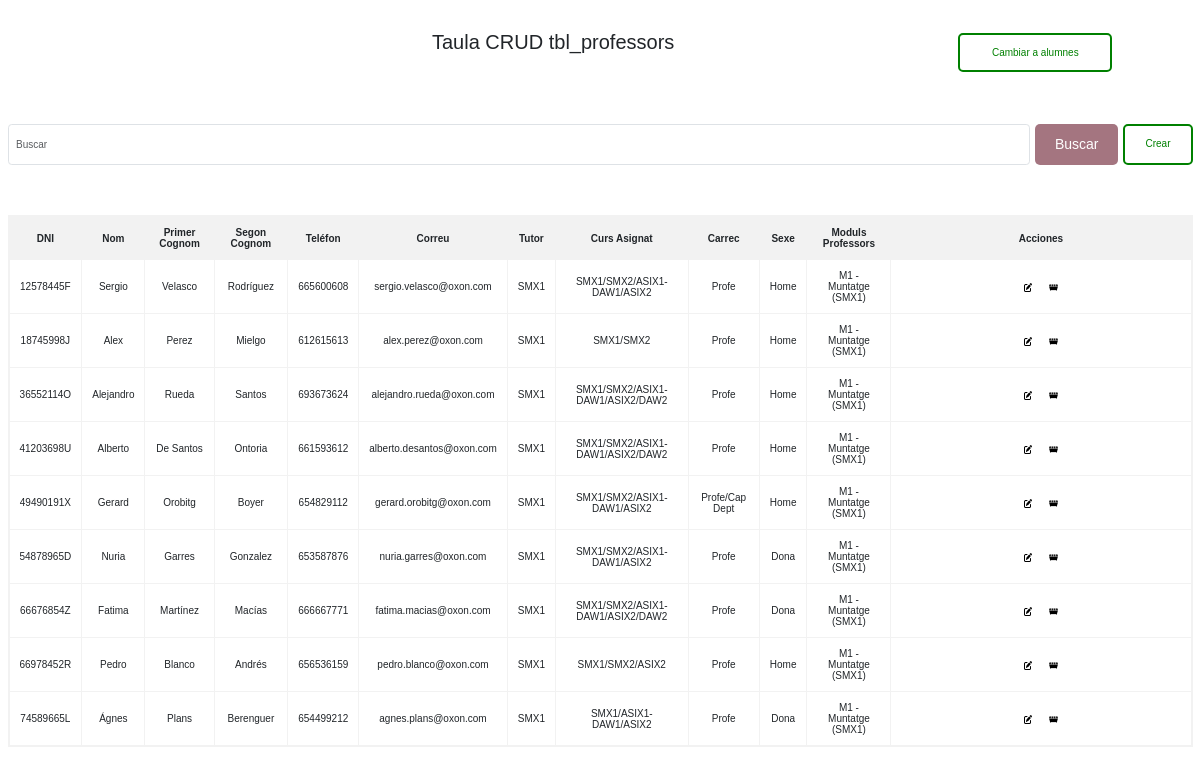
Page /WEB/crud_profes.php on the committed database.
### tables this page shows
CREATE TABLE tbl_professors(
  DNI_professor CHAR(9) NOT NULL PRIMARY KEY,
  Nom_professor VARCHAR(30) NOT NULL,
  Primer_Cognom_professor VARCHAR(60) NOT NULL,
  Segon_Cognom_professor VARCHAR(60) NOT NULL,
  Telefon_professor CHAR(9) NOT NULL,
  Correu_professor VARCHAR(50) NOT NULL,
  Sexe_professor ENUM('Home', 'Dona', 'No binari') NOT NULL,
  Curs_assignat VARCHAR(50) NOT NULL,
  Carrec_professor ENUM('Profe', 'Cap Departament', 'Profe/Cap Dept') NOT NULL,
  FK_Modul_professors VARCHAR(100) NULL
);

CREATE TABLE tbl_curs(
  ID_curs INT NOT NULL AUTO_INCREMENT PRIMARY KEY,
  Nom_curs varchar(50) NOT NULL,
  Desc_curs varchar(200) NOT NULL,
  Horari_curs ENUM('Matí', 'Tarda') NOT NULL,
  Num_alumnes smallint NOT NULL,
  Data_inici DATE NULL,
  Data_final DATE NULL
);

### WEB/crud_profes.php (the view, shortened to what this page needs)
<?php
require_once 'conexion.php';
try {
    $resultados = [];
    if (isset($_POST['filtre_professors'])) {
        $consulta = $conn->query("SELECT prof.DNI_professor, prof.Nom_professor,prof.DNI_professor, prof.Primer_Cognom_professor, prof.Segon_Cognom_professor, prof.Telefon_professor, prof.Correu_professor, prof.Sexe_professor, c.ID_curs, prof.Curs_assignat, prof.Carrec_professor
        FROM tbl_professors prof
        INNER JOIN tbl_curs c
        ON prof.FK_ID_curs = c.ID_curs
        ORDER BY prof.Nom_professor ASC;");
        $resultados = $consulta->fetchAll();
    } else {
        $consulta = $conn->query("SELECT p.DNI_professor, p.Nom_professor, p.Primer_Cognom_professor, p.Segon_Cognom_professor, p.Telefon_professor, p.Correu_professor, p.Sexe_professor, c.Nom_curs, p.Curs_assignat, p.Carrec_professor, FK_Modul_professors
        FROM tbl_professors p
        INNER JOIN tbl_moduls m
        ON p.FK_Modul_professors = m.Nom_modul
        INNER JOIN tbl_curs c
        ON m.FK_ID_Curs = c.ID_curs;");
        $resultados = $consulta->fetchAll();
    }
} catch (PDOException $e) {
    echo "¡Algo falla!<br><br>";
    echo "Error: " . $e->getMessage();
}
?>
<head>
    <link href="https://cdn.jsdelivr.net/npm/bootstrap@5.3.3/dist/css/bootstrap.min.css" rel="stylesheet">
    <link rel="stylesheet" href="./css/style-profes.css" type="text/css">
</head>
<body class="CRUD">
    <br>
    <div class="contenedor">
        <br>
        <div class="separacambioprofe">
            <h2>Taula CRUD tbl_professors</h2>
            <a class="button_c" href="./crud.php">Cambiar a alumnes</a>
        </div>
        <div class="create-button">
            <nav>
                <div class="container">
                    <form class="d-flex" role="search">
                        <input class="form-control me-2" type="search" placeholder="Buscar">
                        <button class="button_e" type="submit">Buscar</button>
                        <a class="button_c" href="formularios/professor/formcrearprofe.php">Crear</a>
                    </form>
                </div>
            </nav>
        </div>
    </div>
    <div class="container">
        <table>
            <thead class="thead">
                <tr>
                    <th>DNI</th>
                    <th>Nom</th>
                    <th>Primer Cognom</th>
                    <th>Segon Cognom</th>
                    <th>Teléfon</th>
                    <th>Correu</th>
                    <th>Tutor</th>
                    <th>Curs Asignat</th>
                    <th>Carrec</th>
                    <th>Sexe</th>
                    <th>Moduls Professors</th>
                    <th>Acciones</th>
                </tr>
            </thead>
            <tbody>
                <?php
                    foreach ($resultados as $posicion => $columna){
                        echo "<tr>";
                        echo "<td>" . $columna['DNI_professor'] . "</td>";
                        echo "<td>" . $columna['Nom_professor'] . "</td>";
                        echo "<td>" . $columna['Primer_Cognom_professor'] . "</td>";
                        echo "<td>" . $columna['Segon_Cognom_professor'] . "</td>";
                        echo "<td>" . $columna['Telefon_professor'] . "</td>";
                        echo "<td>" . $columna['Correu_professor'] . "</td>";
                        echo "<td>" . $columna['Nom_curs'] . "</td>";
                        echo "<td>" . $columna['Curs_assignat'] . "</td>";
                        echo "<td>" . $columna['Carrec_professor'] . "</td>";
                        echo "<td>" . $columna['Sexe_professor'] . "</td>";
                        echo "<td>" . $columna['FK_Modul_professors'] . "</td>";
                        echo "<td>";
                        echo "<a href='./formularios/professor/formeditarProfe.php?DNI=".$columna['DNI_professor']."' class='button_e'><img src='./img/pen-to-square-solid.png'></a>";
                        echo "<a href='./acciones/eliminarProfe.php?DNI=".$columna['DNI_professor']."' class='button_b'><img src='./img/dumpster-solid.png'></a>";
                        echo "</td>";
                        echo "<tr>";
                    }
                ?>
            </tbody>
        </table>
    </div>
</body>

### WEB/css/style-profes.css (style rules this page uses)
* { font-size: 10px; }
img { width: 3%; }
.CRUD { font-family: Arial, sans-serif; width: 50%; }
.container { width: 100vw; max-width: 100vw; max-height: 72vh; background-color: #fff; overflow-y: auto; }
.contenedor { width: 100vw; background-color: #fff; overflow-y: auto; justify-content: center; align-items: center; }
h2 { text-align: center; }
.container table th, .container table td { text-align: center; align-items: center; }
.separacambioprofe { display: flex; align-items: center; text-align: center; padding-left: 36%; }
.separacambioprofe>a { width: 20%; margin-left: 37%; }
h2 { text-align: center; margin-bottom: 20px; }
table { width: 100%; border-collapse: collapse; margin-top: 20px; border: 2px solid #f2f2f2; overflow-y: auto; }
thead { position: sticky; top: -1; }
th, td { padding: 10px; border-bottom: 1px solid #ddd; text-align: left; border: 1px solid #f2f2f2; }
th { background-color: #f2f2f2; border: 1px solid #f2f2f2; }
.create-button { text-align: right; margin-bottom: 20px; }
.button_c { display: inline-block; padding: 10px 20px; text-decoration: none; color: green; border: 2px solid green; border-radius: 5px; margin-left: 5px; }
.button_e { padding: 6px; color: blue; border-radius: 5px; }
.button_b { padding: 6px; margin-left: 5px; color: red; border-radius: 5px; }
form { margin-top: 50px; text-align: center; }
form input { color: black; }
form button[type="submit"] { padding: 10px 20px; border: none; border-radius: 5px; background-color: #a47580; color: #fff; font-size: 14px; cursor: pointer; }

### rows in the picture
tbl_professors: DNI_professor "12578445F", Nom_professor "Sergio", Primer_Cognom_professor "Velasco", Segon_Cognom_professor "Rodríguez", Telefon_professor "665600608", Correu_professor "sergio.velasco@oxon.com", tbl_curs.Nom_curs "SMX1", Curs_assignat "SMX1/SMX2/ASIX1-DAW1/ASIX2", Carrec_professor "Profe", Sexe_professor "Home", FK_Modul_professors "M1 - Muntatge (SMX1)"
tbl_professors: DNI_professor "18745998J", Nom_professor "Alex", Primer_Cognom_professor "Perez", Segon_Cognom_professor "Mielgo", Telefon_professor "612615613", Correu_professor "alex.perez@oxon.com", tbl_curs.Nom_curs "SMX1", Curs_assignat "SMX1/SMX2", Carrec_professor "Profe", Sexe_professor "Home", FK_Modul_professors "M1 - Muntatge (SMX1)"
tbl_professors: DNI_professor "36552114O", Nom_professor "Alejandro", Primer_Cognom_professor "Rueda", Segon_Cognom_professor "Santos", Telefon_professor "693673624", Correu_professor "alejandro.rueda@oxon.com", tbl_curs.Nom_curs "SMX1", Curs_assignat "SMX1/SMX2/ASIX1-DAW1/ASIX2/DAW2", Carrec_professor "Profe", Sexe_professor "Home", FK_Modul_professors "M1 - Muntatge (SMX1)"
tbl_professors: DNI_professor "41203698U", Nom_professor "Alberto", Primer_Cognom_professor "De Santos", Segon_Cognom_professor "Ontoria", Telefon_professor "661593612", Correu_professor "alberto.desantos@oxon.com", tbl_curs.Nom_curs "SMX1", Curs_assignat "SMX1/SMX2/ASIX1-DAW1/ASIX2/DAW2", Carrec_professor "Profe", Sexe_professor "Home", FK_Modul_professors "M1 - Muntatge (SMX1)"
tbl_professors: DNI_professor "49490191X", Nom_professor "Gerard", Primer_Cognom_professor "Orobitg", Segon_Cognom_professor "Boyer", Telefon_professor "654829112", Correu_professor "gerard.orobitg@oxon.com", tbl_curs.Nom_curs "SMX1", Curs_assignat "SMX1/SMX2/ASIX1-DAW1/ASIX2", Carrec_professor "Profe/Cap Dept", Sexe_professor "Home", FK_Modul_professors "M1 - Muntatge (SMX1)"
tbl_professors: DNI_professor "54878965D", Nom_professor "Nuria", Primer_Cognom_professor "Garres", Segon_Cognom_professor "Gonzalez", Telefon_professor "653587876", Correu_professor "nuria.garres@oxon.com", tbl_curs.Nom_curs "SMX1", Curs_assignat "SMX1/SMX2/ASIX1-DAW1/ASIX2", Carrec_professor "Profe", Sexe_professor "Dona", FK_Modul_professors "M1 - Muntatge (SMX1)"
tbl_professors: DNI_professor "66676854Z", Nom_professor "Fatima", Primer_Cognom_professor "Martínez", Segon_Cognom_professor "Macías", Telefon_professor "666667771", Correu_professor "fatima.macias@oxon.com", tbl_curs.Nom_curs "SMX1", Curs_assignat "SMX1/SMX2/ASIX1-DAW1/ASIX2/DAW2", Carrec_professor "Profe", Sexe_professor "Dona", FK_Modul_professors "M1 - Muntatge (SMX1)"
tbl_professors: DNI_professor "66978452R", Nom_professor "Pedro", Primer_Cognom_professor "Blanco", Segon_Cognom_professor "Andrés", Telefon_professor "656536159", Correu_professor "pedro.blanco@oxon.com", tbl_curs.Nom_curs "SMX1", Curs_assignat "SMX1/SMX2/ASIX2", Carrec_professor "Profe", Sexe_professor "Home", FK_Modul_professors "M1 - Muntatge (SMX1)"
tbl_professors: DNI_professor "74589665L", Nom_professor "Ágnes", Primer_Cognom_professor "Plans", Segon_Cognom_professor "Berenguer", Telefon_professor "654499212", Correu_professor "agnes.plans@oxon.com", tbl_curs.Nom_curs "SMX1", Curs_assignat "SMX1/ASIX1-DAW1/ASIX2", Carrec_professor "Profe", Sexe_professor "Dona", FK_Modul_professors "M1 - Muntatge (SMX1)"
